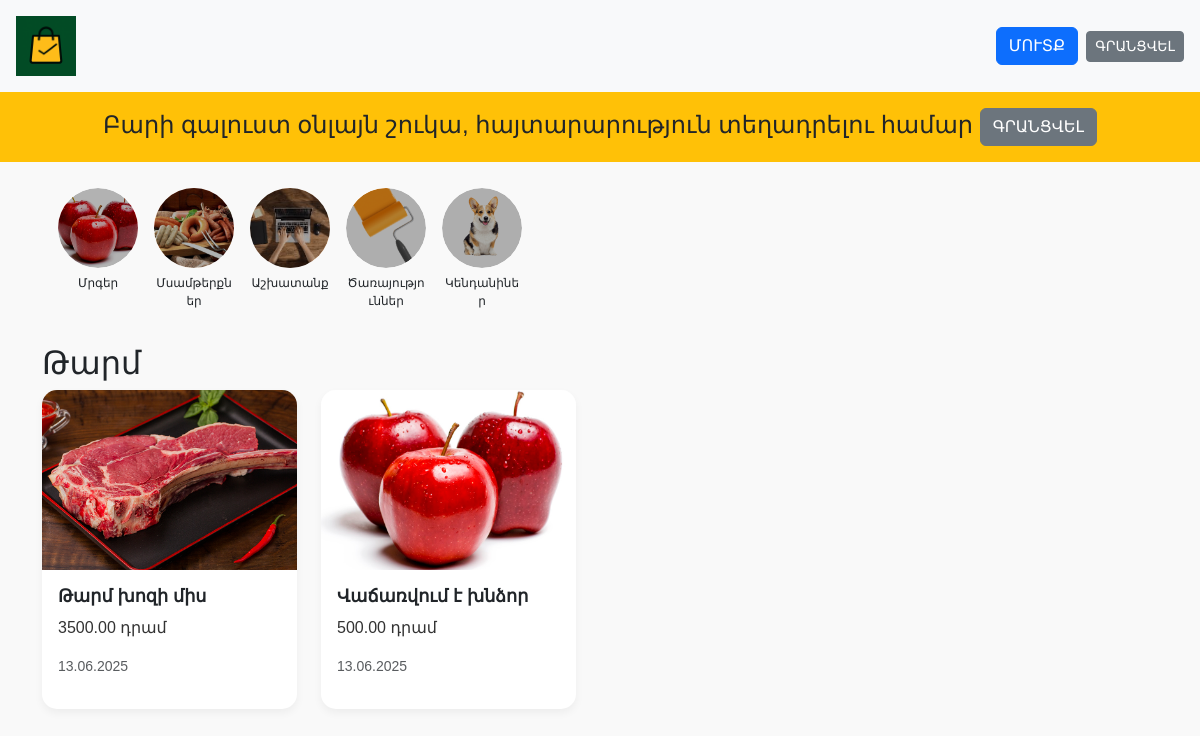
The page / on the database its author committed.
### listings/models.py (models this page shows, shortened)
class Category(models.Model):
    name = models.CharField(max_length=100)
    slug = models.SlugField(unique=True)
    icon = models.ImageField(upload_to='category_icons/', blank=True, null=True)

class Listing(models.Model):
    title = models.CharField(max_length=200)
    description = models.TextField()
    price = models.DecimalField(max_digits=10, decimal_places=2)
    image = models.ImageField(upload_to='listings/', blank=True, null=True)
    category = models.ForeignKey(Category, on_delete=models.CASCADE)
    contact_phone = models.CharField(max_length=20)
    created_at = models.DateTimeField(auto_now_add=True)
    user = models.ForeignKey(User, on_delete=models.CASCADE)

### listings/views.py (the view)
# urls.py: path('', views.home, name='home'),
def home(request):
    all_listings = Listing.objects.all().order_by('-created_at')
    paginator = Paginator(all_listings, 20)
    page_obj = paginator.get_page(request.GET.get('page', 1))
    categories = Category.objects.all()
    return render(request, 'listings/home.html', {'page_obj': page_obj, 'categories': categories})

### listings/templates/listings/home.html (shortened to what this page needs)
<!DOCTYPE html>
{% load static %}
<html>
<head>
  <link href="https://cdn.jsdelivr.net/npm/bootstrap@5.3.0/dist/css/bootstrap.min.css" rel="stylesheet">
  <link rel="stylesheet" href="{% static 'css/style.css' %}">
</head>
<body>
<header class="d-flex justify-content-between align-items-center flex-wrap p-3 bg-light">
  <div class="mb-2 mb-md-0">
    <a href="{% url 'home' %}">
      <img src="{% static 'css/logo.png' %}" alt="Logo" style="height: 60px;">
    </a>
  </div>
  <div class="d-flex align-items-center flex-wrap gap-2">
    {% if user.is_authenticated %}
      <span class="me-2">Ողջույն՝ {{ user.username }}!</span>
      <a href="{% url 'user_listings' %}" class="btn btn-primary btn-sm ms-2">
        Իմ Հայտարարությունները
      </a>
      <form method="post" action="{% url 'logout' %}" style="display: inline;">
        {% csrf_token %}
        <button type="submit" class="btn btn-outline-secondary btn-sm ms-2">ԵԼՔ</button>
      </form>
      <a href="{% url 'add_listing' %}" class="btn btn-success btn-sm ms-2">
        Տեղադրել Հայտարարություն
      </a>
      <a href="{% url 'conversations_list' %}" class="btn btn-outline-secondary ms-2">
        Նամակներ
      </a>
    {% else %}
      <a href="{% url 'login' %}" class="btn btn-primary">ՄՈՒՏՔ</a>
      <a href="{% url 'register' %}" class="btn btn-secondary btn-sm">ԳՐԱՆՑՎԵԼ</a>
    {% endif %}
  </div>
</header>
<section class="bg-warning text-center py-3">
  {% if user.is_authenticated %}
    <h1 class="fs-4 mb-0">Բարի Վերադարձ</h1>
  {% else %}
    <h1 class="fs-4 mb-0">Բարի գալուստ օնլայն շուկա, հայտարարություն տեղադրելու համար <a href="{% url 'register' %}" class="btn btn-secondary">ԳՐԱՆՑՎԵԼ</a></h1>
  {% endif %}
</section>
<div class="container mt-3">
  <div class="category-scroll mb-4">
    {% for category in categories %}
      <div class="category-item text-center">
        <a href="{% url 'category_list' category.slug %}" class="category-circle" style="background-image: url('{{ category.icon.url }}');"></a>
        <div class="category-name">{{ category.name }}</div>
      </div>
    {% endfor %}
  </div>
  <h2>Թարմ</h2>
  <div id="listings-container" class="row">
    {% include 'listings/listings_partial.html' with listings=page_obj %}
  </div>
</div>
</body>
</html>

### listings/templates/listings/listings_partial.html
<div class="row">
  {% for listing in listings %}
    <div class="col-md-3 mb-4">
      <div class="card h-100">
        {% if listing.image %}
          <a href="{% url 'listing_detail' listing.id %}">
            <img src="{{ listing.image.url }}" class="card-img-top" style="height: 180px; object-fit: cover;" alt="{{ listing.title }}">
          </a>
        {% else %}
          <a href="{% url 'listing_detail' listing.id %}">
            <div class="p-5 text-center bg-light">Չկա Լուսանկար</div>
          </a>
        {% endif %}
        <div class="card-body">
          <h5 class="card-title">
            <a href="{% url 'listing_detail' listing.id %}" class="text-decoration-none text-dark">{{ listing.title }}</a>
          </h5>
          <p class="card-text">{{ listing.price }} դրամ</p>
          <p class="text-muted small">{{ listing.created_at|date:"d.m.Y" }}</p>
        </div>
      </div>
    </div>
  {% endfor %}
</div>

### listings/static/css/style.css (style rules this page uses)
body { font-family: Arial, sans-serif; background-color: #f9f9f9; margin: 0; padding: 0; overflow-x: hidden; }
header { background-color: #ffffff; box-shadow: 0 2px 4px rgba(0, 0, 0, 0.1); }
a { text-decoration: none; color: inherit; }
.category-scroll { display: flex; overflow-x: auto; gap: 10px; padding: 10px 0; scrollbar-width: none; }
.category-scroll { display: flex; overflow-x: auto; gap: 16px; padding: 10px 16px; scrollbar-width: none; }
.category-item { flex: 0 0 auto; width: 80px; text-align: center; }
.category-circle { width: 80px; height: 80px; border-radius: 50%; background-size: cover; background-position: center; position: relative; display: flex; align-items: center; justify-content: center; color: white; font-weight: bold; text-shadow: 0 0 5px rgba(0,0,0,0.7); text-decoration: none; overflow: hidden; transition: transform 0.3s ease, box-shadow 0.3s ease; margin: 0 auto; }
.category-circle::before { content: ""; position: absolute; top: 0; left: 0; right: 0; bottom: 0; background: rgba(0,0,0,0.3); border-radius: 50%; z-index: 0; }
.category-name { font-size: 0.75rem; margin-top: 6px; word-break: break-word; }
.card { border: none; border-radius: 15px; overflow: hidden; box-shadow: 0 4px 8px rgba(0, 0, 0, 0.05); transition: transform 0.2s, box-shadow 0.2s; height: 100%; }
.card-title { font-size: 1.1rem; font-weight: bold; }
.card-text { font-size: 1rem; color: #333; }

### listings/templates/listings/home.html (style rules this page uses)
.card a { color: inherit; text-decoration: none; }

### rows shown on the page
Category: icon (picture), name "Մրգեր"
Category: icon (picture), name "Մսամթերքներ"
Category: icon (picture), name "Աշխատանք"
Category: icon (picture), name "Ծառայություններ"
Category: icon (picture), name "Կենդանիներ"
Listing: image (picture), title "Թարմ խոզի միս", price "3500.00", created_at "13.06.2025"
Listing: image (picture), title "Վաճառվում է խնձոր", price "500.00", created_at "13.06.2025"
